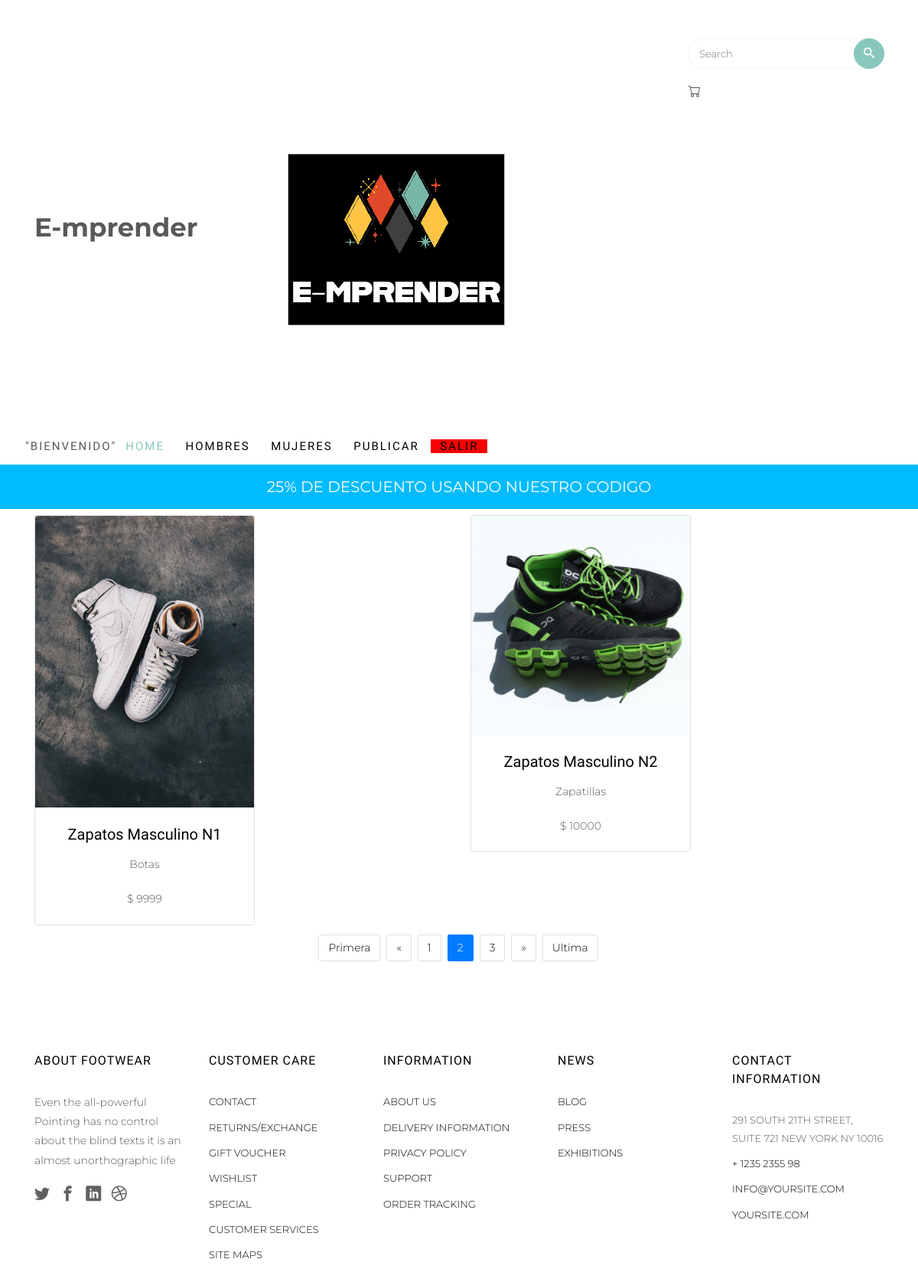
Page /mn?page=2 (signed in) on the committed database.
### publicar/models.py (models this page shows, shortened)
class Zapato(models.Model):
    Id=models.IntegerField(primary_key=True)
    Nombrez=models.CharField(verbose_name="Nombre", max_length=20)
    imgend=models.ImageField(upload_to="projects",verbose_name="imagen", null=True, blank=True)
    precioz=models.PositiveIntegerField(verbose_name="Precio del Producto")
    catego=models.ForeignKey(Categoria,null=True,on_delete=models.SET_NULL)
    gene=models.CharField(choices=gen, null=True, blank=True, max_length=15)
    created=models.DateTimeField(auto_now_add=True)
    updated=models.DateTimeField(auto_now=True)
    class Meta:
        verbose_name="Zapato"
        verbose_name_plural="Zapatos"

class Categoria(models.Model):
    Nombrec=models.CharField(verbose_name="Nombre Categoria", max_length=30)
    estacionc=models.ForeignKey(Estacion,null=True,on_delete=models.SET_NULL)
    crea=models.DateTimeField(auto_now_add=True)
    upda=models.DateTimeField(auto_now=True)
    class Meta:
        verbose_name="Categoria"
        verbose_name_plural="Categorias"
    def __str__(self):
        return self.Nombrec

### publicar/views.py (the view)
# urls.py: path('mn',publicar_view.men,name='Hombres'),
@login_required
def men(request):
    news=Zapato.objects.all()
    paginator = Paginator(news,3)
    page_number = request.GET.get("page")
    page_obj = paginator.get_page(page_number)
    return render(request,"core/men.html",{'news':page_obj})

### core/templates/core/men.html (shortened to what this page needs)
{% extends 'core/index.html' %}
{% load static %}
{% block content %}
<div class="container text-center">
    <div class="row">
    {% for n in news %}
    {% if n.gene == "Masculino" %}
     <div class="col-md-6 col-12">
        <div class="card my-2" style="width: 18rem;">
            {% if n.imgend %}
            <img class="card-img-top" src="{{n.imgend.url}}" alt="Card image cap">
            {% endif %}
            <div class="card-body">
            <h5 class="card-title">{{ n.Nombrez }}</h5>
            <p class="card-text"> {{n.catego }}</p>
			<p class="card-text">$ {{n.precioz }}</p>
            </div>
        </div>
     </div>
    {% endif %}
    {% endfor %}
    </div>
</div>
<nav aria-label="Page navigation example">
    <ul class="pagination justify-content-center">
      {% if news.has_previous %}
        <li class="page-item">
          <a class="page-link" href="?page=1" aria-label="Primera">
            <span aria-hidden="true">Primera</span>
          </a>
        </li>
        <li class="page-item">
          <a class="page-link" href="?page={{ news.previous_page_number }}" aria-label="Anterior">
            <span aria-hidden="true">&laquo;</span>
          </a>
        </li>
      {% endif %}
      {% for i in news.paginator.page_range %}
        <li class="page-item{% if news.number == i %} active{% endif %}">
          <a class="page-link" href="?page={{ i }}">{{ i }}</a>
        </li>
      {% endfor %}
      {% if news.has_next %}
        <li class="page-item">
          <a class="page-link" href="?page={{ news.next_page_number }}" aria-label="Siguiente">
            <span aria-hidden="true">&raquo;</span>
          </a>
        </li>
        <li class="page-item">
          <a class="page-link" href="?page={{ news.paginator.num_pages }}" aria-label="Ultima">
            <span aria-hidden="true">Ultima</span>
          </a>
        </li>
      {% endif %}
    </ul>
  </nav>
{% endblock %}

### rows in the picture
Zapato: imgend (picture), Nombrez "Zapatos Masculino N1", catego "Botas", precioz "9999"
Zapato: imgend (picture), Nombrez "Zapatos Masculino N2", catego "Zapatillas", precioz "10000"

### other values in the picture
{{ i }} "1" "2" "3"
